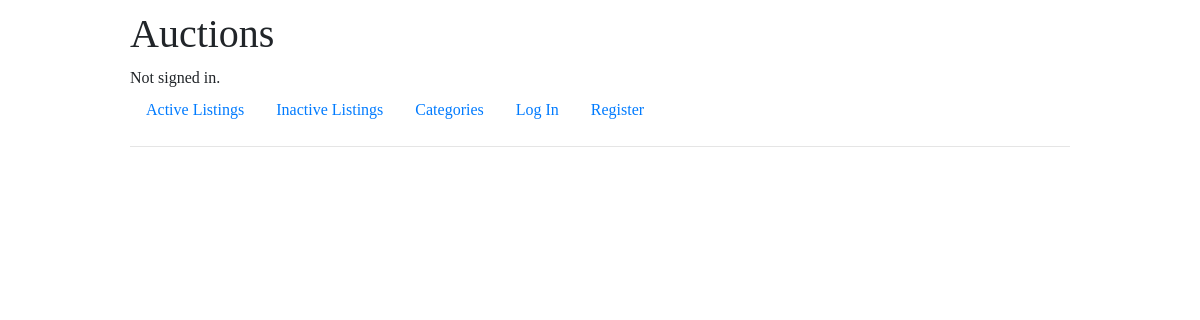
The page /categories/ on the database as committed earlier.
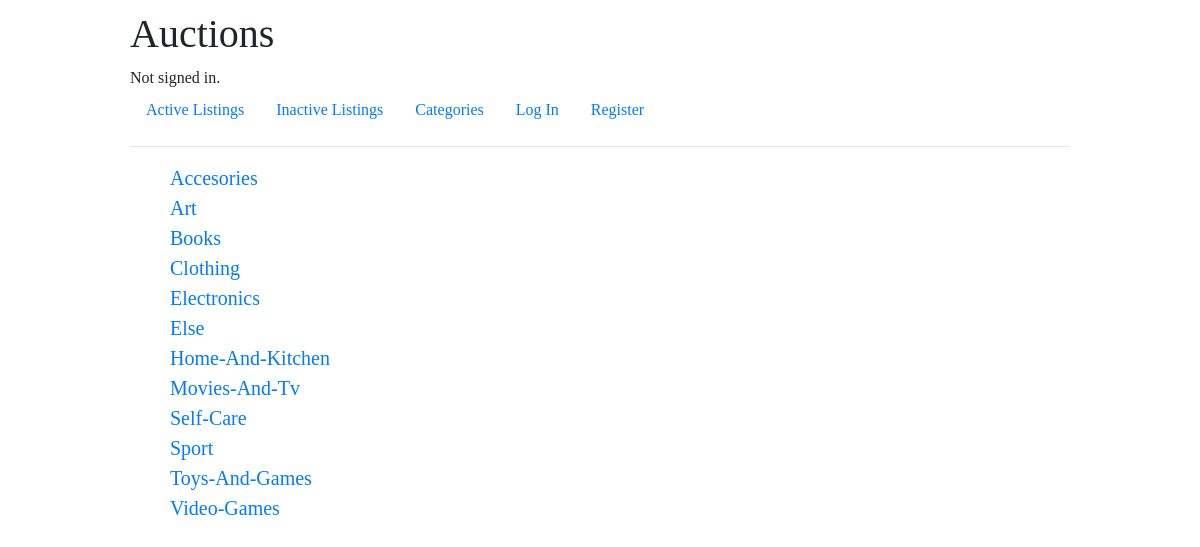
The same page on the database as committed later.
### auctions/models.py (models this page shows, shortened)
class Categories(models.Model):
    CATEGORY_CHOICES = [
        ("ELSE", "Else"),
        ("ACCESORIES", "Accessories"),
        ("SPORT", "Sports"),
        ("CLOTHING", "Clothing"),
        ("ELECTRONICS", "Electronics"),
        ("ART", "Art"),
        ("MOVIES-AND-TV", "Movies and Television"),
        ("TOYS-AND-GAMES", "Toys and Games"),
        ("VIDEO-GAMES", "Video Games"),
        ("HOME-AND-KITCHEN", "Home and Kitchen"),
        ("SELF-CARE", "Self Care"),
        ("BOOKS", "Books"),
    ]
    category = models.CharField(
        max_length=30,
        choices=CATEGORY_CHOICES,
        default= CATEGORY_CHOICES[0][0],
        unique=True,
    )
    class Meta:
        ordering= ('category',)
        verbose_name = "Category"
        verbose_name_plural = "Categories"

### auctions/views.py (the view)
# urls.py: path("categories/", views.categories, name="categories"),
def categories(request):
    categories = Categories.objects.all().distinct().order_by('category')
    return render(request, "auctions/categories.html",{
        "categories": categories,
    })

### auctions/templates/auctions/categories.html (shortened to what this page needs)
{% extends "auctions/layout.html" %}
{% block body %}
    <div class="category-list">
        <ul>
            {% for category in categories %}
            <li><a href="{% url 'category' category.id %}">{{category.category.title}}</a></li>
            {% endfor %}
        </ul>
    </div>
{% endblock %}

### auctions/templates/auctions/layout.html (shortened to what this page needs)
{% load static %}
<!DOCTYPE html>
<html lang="en">
    <head>
        <link rel="stylesheet" href="https://stackpath.bootstrapcdn.com/bootstrap/4.4.1/css/bootstrap.min.css">
        <link href="{% static 'auctions/styles.css' %}" rel="stylesheet">
    </head>
    <body>
        <h1>Auctions</h1>
        <div>
            {% if user.is_authenticated %}
                Signed in as <strong>{{ user.username }}</strong>.
            {% else %}
                Not signed in.
            {% endif %}
        </div>
        <ul class="nav">
            <li class="nav-item">
                <a class="nav-link" href="{% url 'index' %}">Active Listings</a>
            </li>
            <li class="nav-item">
                <a class="nav-link" href="{% url 'inactive' %}">Inactive Listings</a>
            </li>
            <li class="nav-item">
                <a class="nav-link" href="{% url 'categories' %}">Categories</a>
            </li>
            {% if user.is_authenticated %}
                <li class="nav-item">
                    <a class="nav-link" href="{% url 'wishlist' %}">Watchlist</a>
                </li>
                <li class="nav-item">
                    <a class="nav-link" href="{% url 'logout' %}">Log Out</a>
                </li>
                <li class="nav-item">
                    <a class="nav-link" href="{% url 'create' %}">Create a Listing</a>
                </li>
            {% else %}
                <li class="nav-item">
                    <a class="nav-link" href="{% url 'login' %}">Log In</a>
                </li>
                <li class="nav-item">
                    <a class="nav-link" href="{% url 'register' %}">Register</a>
                </li>
            {% endif %}
        </ul>
        <hr>
        {% block body %}
        {% endblock %}
    </body>
</html>

### auctions/static/auctions/styles.css (style rules this page uses)
body { padding: 10px; margin-left: 10%; margin-right: 10%; font-family: Tahoma; }
.category-list { font-size: 20px; }
.category-list ul { list-style: none; }
.category-list a { text-decoration: none; }

Rows that differ between the two databases and show on the page:
added Categories: category "Accesories"
added Categories: category "Art"
added Categories: category "Books"
added Categories: category "Clothing"
added Categories: category "Electronics"
added Categories: category "Else"
added Categories: category "Home-And-Kitchen"
added Categories: category "Movies-And-Tv"
added Categories: category "Self-Care"
added Categories: category "Sport"
added Categories: category "Toys-And-Games"
added Categories: category "Video-Games"
